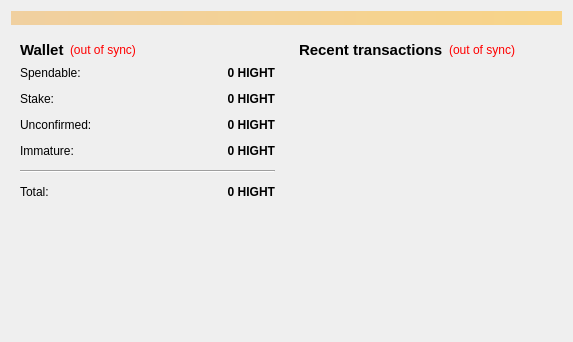
<?xml version="1.0" encoding="UTF-8"?>
<ui version="4.0">
 <class>OverviewPage</class>
 <widget class="QWidget" name="OverviewPage">
  <property name="geometry">
   <rect>
    <x>0</x>
    <y>0</y>
    <width>573</width>
    <height>342</height>
   </rect>
  </property>
  <property name="windowTitle">
   <string>Form</string>
  </property>
  <layout class="QVBoxLayout" name="topLayout">
   <item>
    <widget class="QLabel" name="labelAlerts">
     <property name="visible">
      <bool>false</bool>
     </property>
     <property name="styleSheet">
      <string notr="true">background-color: qlineargradient(x1: 0, y1: 0, x2: 1, y2: 0, stop:0 #F0D0A0, stop:1 #F8D488);  color:#000000
</string>
     </property>
     <property name="wordWrap">
      <bool>true</bool>
     </property>
     <property name="margin">
      <number>3</number>
     </property>
    </widget>
   </item>
   <item>
    <layout class="QHBoxLayout" name="horizontalLayout" stretch="1,1">
     <item>
      <layout class="QVBoxLayout" name="verticalLayout_2">
       <item>
        <widget class="QWidget" name="widget" native="true">
         <layout class="QVBoxLayout" name="verticalLayout_4">
          <item>
           <layout class="QHBoxLayout" name="horizontalLayout_4">
            <item>
             <widget class="QLabel" name="label_5">
              <property name="font">
               <font>
                <pointsize>11</pointsize>
                <weight>75</weight>
                <bold>true</bold>
               </font>
              </property>
              <property name="text">
               <string>Wallet</string>
              </property>
             </widget>
            </item>
            <item>
             <widget class="QLabel" name="labelWalletStatus">
              <property name="toolTip">
               <string>The displayed information may be out of date. Your wallet automatically synchronizes with the Hight network after a connection is established, but this process has not completed yet.</string>
              </property>
              <property name="styleSheet">
               <string notr="true">QLabel { color: red; }</string>
              </property>
              <property name="text">
               <string notr="true">(out of sync)</string>
              </property>
              <property name="alignment">
               <set>Qt::AlignLeading|Qt::AlignLeft|Qt::AlignVCenter</set>
              </property>
             </widget>
            </item>
            <item>
             <spacer name="horizontalSpacer_2">
              <property name="orientation">
               <enum>Qt::Horizontal</enum>
              </property>
              <property name="sizeHint" stdset="0">
               <size>
                <width>40</width>
                <height>20</height>
               </size>
              </property>
             </spacer>
            </item>
           </layout>
          </item>
          <item>
           <layout class="QFormLayout" name="formLayout_2">
            <property name="fieldGrowthPolicy">
             <enum>QFormLayout::AllNonFixedFieldsGrow</enum>
            </property>
            <property name="horizontalSpacing">
             <number>12</number>
            </property>
            <property name="verticalSpacing">
             <number>12</number>
            </property>
            <item row="0" column="0">
             <widget class="QLabel" name="label">
              <property name="text">
               <string>Spendable:</string>
              </property>
             </widget>
            </item>
            <item row="0" column="1">
             <widget class="QLabel" name="labelBalance">
              <property name="font">
               <font>
                <weight>75</weight>
                <bold>true</bold>
               </font>
              </property>
              <property name="cursor">
               <cursorShape>IBeamCursor</cursorShape>
              </property>
              <property name="toolTip">
               <string>Your current spendable balance</string>
              </property>
              <property name="text">
               <string notr="true">0 HIGHT</string>
              </property>
              <property name="alignment">
               <set>Qt::AlignRight|Qt::AlignTrailing|Qt::AlignVCenter</set>
              </property>
              <property name="textInteractionFlags">
               <set>Qt::LinksAccessibleByMouse|Qt::TextSelectableByKeyboard|Qt::TextSelectableByMouse</set>
              </property>
             </widget>
            </item>
            <item row="1" column="0">
             <widget class="QLabel" name="label_6">
              <property name="text">
               <string>Stake:</string>
              </property>
             </widget>
            </item>
            <item row="1" column="1">
             <widget class="QLabel" name="labelStake">
              <property name="font">
               <font>
                <weight>75</weight>
                <bold>true</bold>
               </font>
              </property>
              <property name="cursor">
               <cursorShape>IBeamCursor</cursorShape>
              </property>
              <property name="toolTip">
               <string>Total of coins that was staked, and do not yet count toward the current balance</string>
              </property>
              <property name="text">
               <string notr="true">0 HIGHT</string>
              </property>
              <property name="alignment">
               <set>Qt::AlignRight|Qt::AlignTrailing|Qt::AlignVCenter</set>
              </property>
              <property name="textInteractionFlags">
               <set>Qt::LinksAccessibleByMouse|Qt::TextSelectableByKeyboard|Qt::TextSelectableByMouse</set>
              </property>
             </widget>
            </item>
            <item row="2" column="0">
             <widget class="QLabel" name="label_3">
              <property name="text">
               <string>Unconfirmed:</string>
              </property>
             </widget>
            </item>
            <item row="2" column="1">
             <widget class="QLabel" name="labelUnconfirmed">
              <property name="font">
               <font>
                <weight>75</weight>
                <bold>true</bold>
               </font>
              </property>
              <property name="cursor">
               <cursorShape>IBeamCursor</cursorShape>
              </property>
              <property name="toolTip">
               <string>Total of transactions that have yet to be confirmed, and do not yet count toward the current balance</string>
              </property>
              <property name="text">
               <string notr="true">0 HIGHT</string>
              </property>
              <property name="alignment">
               <set>Qt::AlignRight|Qt::AlignTrailing|Qt::AlignVCenter</set>
              </property>
              <property name="textInteractionFlags">
               <set>Qt::LinksAccessibleByMouse|Qt::TextSelectableByKeyboard|Qt::TextSelectableByMouse</set>
              </property>
             </widget>
            </item>
            <item row="3" column="0">
             <widget class="QLabel" name="labelImmatureText">
              <property name="text">
               <string>Immature:</string>
              </property>
             </widget>
            </item>
            <item row="3" column="1">
             <widget class="QLabel" name="labelImmature">
              <property name="font">
               <font>
                <weight>75</weight>
                <bold>true</bold>
               </font>
              </property>
              <property name="toolTip">
               <string>Mined balance that has not yet matured</string>
              </property>
              <property name="text">
               <string notr="true">0 HIGHT</string>
              </property>
              <property name="alignment">
               <set>Qt::AlignRight|Qt::AlignTrailing|Qt::AlignVCenter</set>
              </property>
              <property name="textInteractionFlags">
               <set>Qt::LinksAccessibleByMouse|Qt::TextSelectableByKeyboard|Qt::TextSelectableByMouse</set>
              </property>
             </widget>
            </item>
            <item row="4" column="0" colspan="2">
             <widget class="Line" name="line">
              <property name="orientation">
               <enum>Qt::Horizontal</enum>
              </property>
             </widget>
            </item>
            <item row="5" column="0">
             <widget class="QLabel" name="labelTotalText">
              <property name="text">
               <string>Total:</string>
              </property>
             </widget>
            </item>
            <item row="5" column="1">
             <widget class="QLabel" name="labelTotal">
              <property name="font">
               <font>
                <weight>75</weight>
                <bold>true</bold>
               </font>
              </property>
              <property name="cursor">
               <cursorShape>IBeamCursor</cursorShape>
              </property>
              <property name="toolTip">
               <string>Your current total balance</string>
              </property>
              <property name="text">
               <string notr="true">0 HIGHT</string>
              </property>
              <property name="alignment">
               <set>Qt::AlignRight|Qt::AlignTrailing|Qt::AlignVCenter</set>
              </property>
              <property name="textInteractionFlags">
               <set>Qt::LinksAccessibleByMouse|Qt::TextSelectableByKeyboard|Qt::TextSelectableByMouse</set>
              </property>
             </widget>
            </item>
           </layout>
          </item>
         </layout>
        </widget>
       </item>
       <item>
        <spacer name="verticalSpacer">
         <property name="orientation">
          <enum>Qt::Vertical</enum>
         </property>
         <property name="sizeHint" stdset="0">
          <size>
           <width>20</width>
           <height>40</height>
          </size>
         </property>
        </spacer>
       </item>
      </layout>
     </item>
     <item>
      <layout class="QVBoxLayout" name="verticalLayout_3">
       <item>
        <widget class="QWidget" name="widget_2" native="true">
         <layout class="QVBoxLayout" name="verticalLayout">
          <item>
           <layout class="QHBoxLayout" name="horizontalLayout_2">
            <item>
             <widget class="QLabel" name="label_4">
              <property name="font">
               <font>
                <pointsize>11</pointsize>
                <weight>75</weight>
                <bold>true</bold>
               </font>
              </property>
              <property name="text">
               <string>&lt;b&gt;Recent transactions&lt;/b&gt;</string>
              </property>
             </widget>
            </item>
            <item>
             <widget class="QLabel" name="labelTransactionsStatus">
              <property name="toolTip">
               <string>The displayed information may be out of date. Your wallet automatically synchronizes with the Hight network after a connection is established, but this process has not completed yet.</string>
              </property>
              <property name="styleSheet">
               <string notr="true">QLabel { color: red; }</string>
              </property>
              <property name="text">
               <string notr="true">(out of sync)</string>
              </property>
              <property name="alignment">
               <set>Qt::AlignRight|Qt::AlignTrailing|Qt::AlignVCenter</set>
              </property>
             </widget>
            </item>
            <item>
             <spacer name="horizontalSpacer">
              <property name="orientation">
               <enum>Qt::Horizontal</enum>
              </property>
              <property name="sizeHint" stdset="0">
               <size>
                <width>40</width>
                <height>20</height>
               </size>
              </property>
             </spacer>
            </item>
           </layout>
          </item>
          <item>
           <widget class="QListView" name="listTransactions">
            <property name="styleSheet">
             <string notr="true">QListView { background: transparent; color: #fff;}</string>
            </property>
            <property name="frameShape">
             <enum>QFrame::NoFrame</enum>
            </property>
            <property name="verticalScrollBarPolicy">
             <enum>Qt::ScrollBarAlwaysOff</enum>
            </property>
            <property name="horizontalScrollBarPolicy">
             <enum>Qt::ScrollBarAlwaysOff</enum>
            </property>
            <property name="selectionMode">
             <enum>QAbstractItemView::NoSelection</enum>
            </property>
           </widget>
          </item>
         </layout>
        </widget>
       </item>
      </layout>
     </item>
    </layout>
   </item>
  </layout>
 </widget>
 <resources/>
 <connections/>
</ui>
